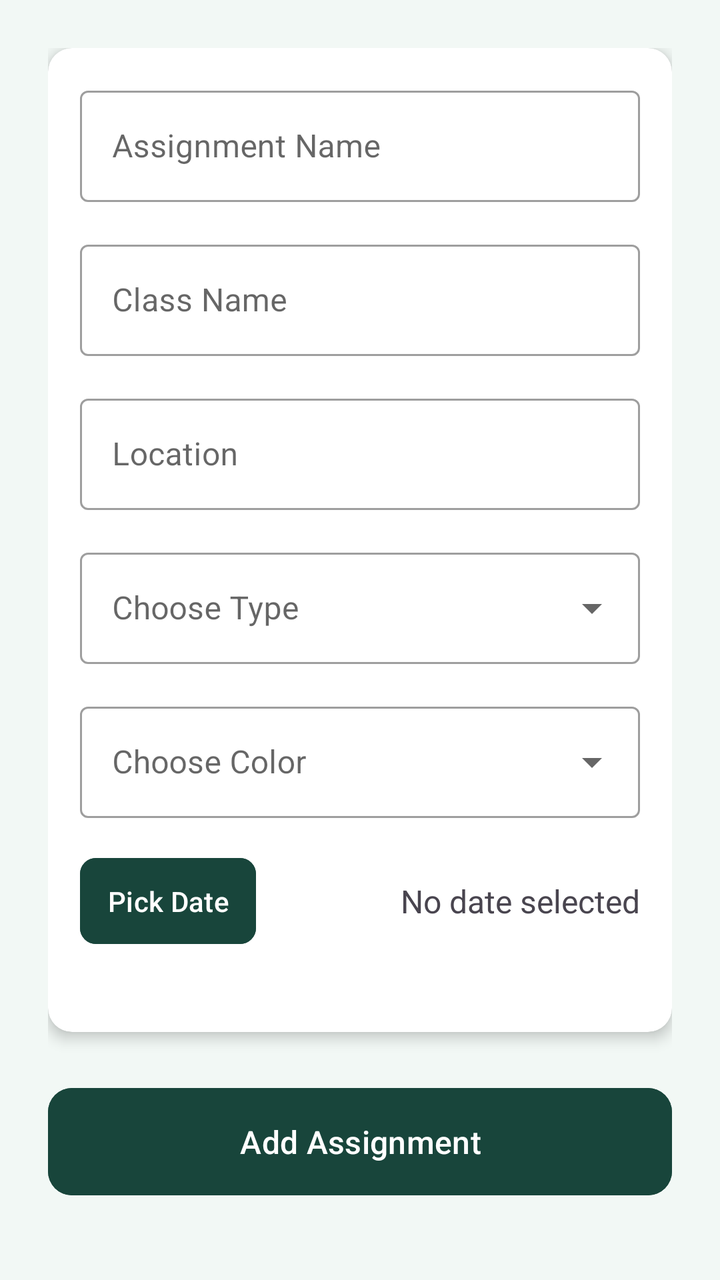
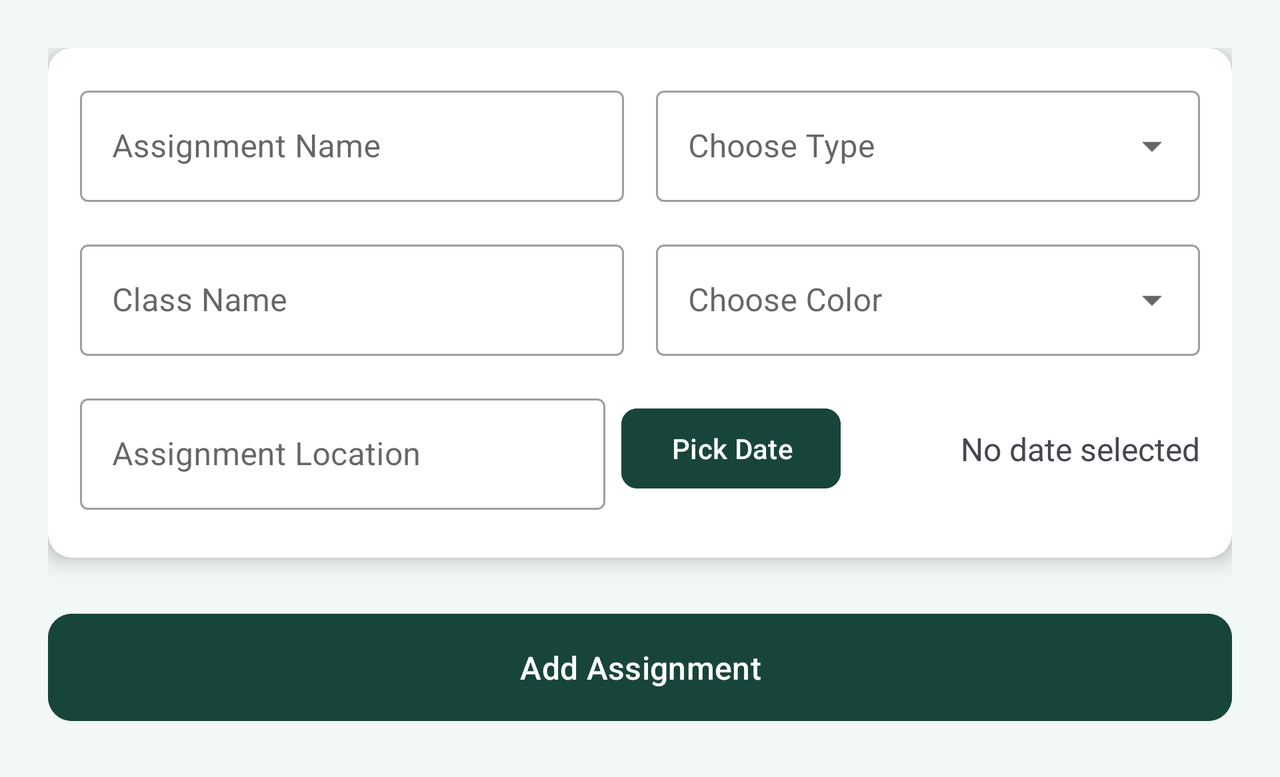

One screen, two layout resources from the same app: the default and the repository's alternative for another configuration. Each is rendered where Android would select it; the XML of both is given below.
<!-- AndroidManifest.xml: application theme Theme.CSE476Project -->
<!-- res/layout/fragment_assignment.xml -->
<?xml version="1.0" encoding="utf-8"?>
<ScrollView xmlns:android="http://schemas.android.com/apk/res/android"
    xmlns:app="http://schemas.android.com/apk/res-auto"
    android:id="@+id/fragment_assignment"
    android:layout_width="match_parent"
    android:layout_height="match_parent"
    android:background="@color/light_green_bg"
    android:padding="24dp">

    <LinearLayout
        android:layout_width="match_parent"
        android:layout_height="wrap_content"
        android:orientation="vertical">

        
        <androidx.cardview.widget.CardView
            android:id="@+id/formCard"
            android:layout_width="match_parent"
            android:layout_height="wrap_content"
            app:cardCornerRadius="12dp"
            app:cardElevation="4dp">

            <LinearLayout
                android:layout_width="match_parent"
                android:layout_height="wrap_content"
                android:orientation="vertical"
                android:padding="16dp">

                
                <com.google.android.material.textfield.TextInputLayout
                    android:id="@+id/tilAssignmentName"
                    android:layout_width="match_parent"
                    android:layout_height="wrap_content"
                    android:layout_marginBottom="16dp"
                    style="@style/Widget.MaterialComponents.TextInputLayout.OutlinedBox">

                    <com.google.android.material.textfield.TextInputEditText
                        android:id="@+id/etAssignmentName"
                        android:layout_width="match_parent"
                        android:layout_height="wrap_content"
                        android:hint="Assignment Name"
                        android:inputType="text"
                        android:maxLines="1" />
                </com.google.android.material.textfield.TextInputLayout>

                
                <com.google.android.material.textfield.TextInputLayout
                    android:id="@+id/tilAssignmentClass"
                    android:layout_width="match_parent"
                    android:layout_height="wrap_content"
                    android:layout_marginBottom="16dp"
                    style="@style/Widget.MaterialComponents.TextInputLayout.OutlinedBox">

                    <com.google.android.material.textfield.TextInputEditText
                        android:id="@+id/etAssignmentClass"
                        android:layout_width="match_parent"
                        android:layout_height="wrap_content"
                        android:hint="Class Name"
                        android:inputType="text"
                        android:maxLines="1" />
                </com.google.android.material.textfield.TextInputLayout>

                
                <com.google.android.material.textfield.TextInputLayout
                    android:id="@+id/tilAssignmentLocation"
                    android:layout_width="match_parent"
                    android:layout_height="wrap_content"
                    android:layout_marginBottom="16dp"
                    style="@style/Widget.MaterialComponents.TextInputLayout.OutlinedBox">

                    <com.google.android.material.textfield.TextInputEditText
                        android:id="@+id/etAssignmentLocation"
                        android:layout_width="match_parent"
                        android:layout_height="wrap_content"
                        android:hint="Location"
                        android:inputType="textPostalAddress"
                        android:maxLines="1" />
                </com.google.android.material.textfield.TextInputLayout>

                
                <com.google.android.material.textfield.TextInputLayout
                    android:id="@+id/tilAssignmentType"
                    android:layout_width="match_parent"
                    android:layout_height="wrap_content"
                    android:layout_marginBottom="16dp"
                    style="@style/Widget.MaterialComponents.TextInputLayout.OutlinedBox.ExposedDropdownMenu">

                    <AutoCompleteTextView
                        android:id="@+id/spinnerAssignmentType"
                        android:layout_width="match_parent"
                        android:layout_height="wrap_content"
                        android:hint="Choose Type"
                        android:inputType="none"
                        android:editable="false"
                        android:contentDescription="Assignment type selector"
                        android:importantForAccessibility="yes" />
                </com.google.android.material.textfield.TextInputLayout>

                
                <com.google.android.material.textfield.TextInputLayout
                    android:id="@+id/tilAssignmentColor"
                    android:layout_width="match_parent"
                    android:layout_height="wrap_content"
                    android:layout_marginBottom="16dp"
                    style="@style/Widget.MaterialComponents.TextInputLayout.OutlinedBox.ExposedDropdownMenu">

                    <AutoCompleteTextView
                        android:id="@+id/spinnerAssignmentColor"
                        android:layout_width="match_parent"
                        android:layout_height="wrap_content"
                        android:hint="Choose Color"
                        android:inputType="none"
                        android:editable="false"
                        android:contentDescription="Assignment color selector"
                        android:importantForAccessibility="yes" />
                </com.google.android.material.textfield.TextInputLayout>

                
                <LinearLayout
                    android:layout_width="match_parent"
                    android:layout_height="wrap_content"
                    android:orientation="horizontal"
                    android:gravity="center_vertical"
                    android:layout_marginBottom="24dp">

                    <com.google.android.material.button.MaterialButton
                        android:id="@+id/btnPickDate"
                        android:layout_width="wrap_content"
                        android:layout_height="wrap_content"
                        android:text="Pick Date"
                        android:textColor="@android:color/white"
                        app:cornerRadius="8dp"
                        android:backgroundTint="@color/dark_green"
                        android:padding="12dp" />

                    <TextView
                        android:id="@+id/tvSelectedDate"
                        android:layout_width="0dp"
                        android:layout_height="wrap_content"
                        android:layout_weight="1"
                        android:text="No date selected"
                        android:textAlignment="textEnd"
                        android:layout_marginStart="16dp"
                        android:textSize="16sp" />
                </LinearLayout>
            </LinearLayout>
        </androidx.cardview.widget.CardView>

        
        <com.google.android.material.button.MaterialButton
            android:id="@+id/btnAddAssignment"
            android:layout_width="match_parent"
            android:layout_height="wrap_content"
            android:text="Add Assignment"
            android:textColor="@android:color/white"
            android:backgroundTint="@color/dark_green"
            app:cornerRadius="12dp"
            android:padding="16dp"
            android:textSize="16sp"
            android:layout_marginTop="24dp" />
    </LinearLayout>
</ScrollView>
<!-- resources referenced by this layout -->
<resources>
  <color name="dark_green">#18453B</color>
  <color name="light_green_bg">#F2F8F5</color>
  <style name="Theme.CSE476Project" parent="Base.Theme.CSE476Project" />
  <style name="Base.Theme.CSE476Project" parent="Theme.Material3.DayNight.NoActionBar">
          
          
          <item name="colorPrimary">@color/green</item>
          <item name="colorPrimaryVariant">@color/green</item>
          <item name="colorOnPrimary">@color/white</item>
  
          <item name="colorSecondary">@color/accent_green</item>
          <item name="colorSecondaryVariant">@color/accent_green</item>
          <item name="colorOnSecondary">@color/black</item>
  
          <item name="android:colorBackground">@color/light_green_bg</item>
          <item name="colorSurface">@color/white</item>
          <item name="colorOnSurface">@color/black</item>
  
          <item name="colorControlHighlight">@color/accent_green</item>
  
          <item name="buttonStyle">@style/Widget.MaterialComponents.Button</item>
      </style>
  <color name="green">#18453B</color>
  <color name="white">#FFFFFFFF</color>
  <color name="accent_green">#A8BDA3</color>
  <color name="black">#FF000000</color>
</resources>
<!-- res/layout-land/fragment_assignment.xml (the repository's variant of the layout above) -->
<!-- drawn on the phone turned sideways -->
<?xml version="1.0" encoding="utf-8"?>
<androidx.core.widget.NestedScrollView
    xmlns:android="http://schemas.android.com/apk/res/android"
    xmlns:app="http://schemas.android.com/apk/res-auto"
    android:layout_width="match_parent"
    android:layout_height="match_parent"
    android:background="@color/light_green_bg"
    android:padding="24dp"
    android:fillViewport="true">

    <androidx.constraintlayout.widget.ConstraintLayout
        android:layout_width="match_parent"
        android:layout_height="wrap_content">

        
        <androidx.cardview.widget.CardView
            android:id="@+id/formCard"
            android:layout_width="0dp"
            android:layout_height="wrap_content"
            app:cardCornerRadius="12dp"
            app:cardElevation="6dp"
            app:layout_constraintTop_toTopOf="parent"
            app:layout_constraintStart_toStartOf="parent"
            app:layout_constraintEnd_toEndOf="parent">

            <LinearLayout
                android:layout_width="match_parent"
                android:layout_height="wrap_content"
                android:orientation="vertical"
                android:padding="16dp"
                android:gravity="center_horizontal">

                
                <LinearLayout
                    android:layout_width="match_parent"
                    android:layout_height="wrap_content"
                    android:orientation="horizontal"
                    android:layout_marginBottom="16dp">

                    <com.google.android.material.textfield.TextInputLayout
                        android:layout_width="0dp"
                        android:layout_weight="1"
                        android:layout_height="wrap_content"
                        android:layout_marginEnd="8dp"
                        style="@style/Widget.MaterialComponents.TextInputLayout.OutlinedBox"
                        android:hint="Assignment Name">

                        <com.google.android.material.textfield.TextInputEditText
                            android:id="@+id/etAssignmentName"
                            android:layout_width="match_parent"
                            android:layout_height="wrap_content"
                            android:inputType="text"
                            android:maxLines="1" />
                    </com.google.android.material.textfield.TextInputLayout>

                    <com.google.android.material.textfield.TextInputLayout
                        android:layout_width="0dp"
                        android:layout_weight="1"
                        android:layout_height="wrap_content"
                        android:layout_marginStart="8dp"
                        style="@style/Widget.MaterialComponents.TextInputLayout.OutlinedBox.ExposedDropdownMenu"
                        android:hint="Choose Type">

                        <AutoCompleteTextView
                            android:id="@+id/spinnerAssignmentType"
                            android:layout_width="match_parent"
                            android:layout_height="wrap_content"
                            android:inputType="none"
                            android:editable="false" />
                    </com.google.android.material.textfield.TextInputLayout>
                </LinearLayout>

                
                <LinearLayout
                    android:layout_width="match_parent"
                    android:layout_height="wrap_content"
                    android:orientation="horizontal"
                    android:layout_marginBottom="16dp">

                    <com.google.android.material.textfield.TextInputLayout
                        android:layout_width="0dp"
                        android:layout_weight="1"
                        android:layout_height="wrap_content"
                        android:layout_marginEnd="8dp"
                        style="@style/Widget.MaterialComponents.TextInputLayout.OutlinedBox"
                        android:hint="Class Name">

                        <com.google.android.material.textfield.TextInputEditText
                            android:id="@+id/etAssignmentClass"
                            android:layout_width="match_parent"
                            android:layout_height="wrap_content"
                            android:inputType="text"
                            android:maxLines="1" />
                    </com.google.android.material.textfield.TextInputLayout>

                    <com.google.android.material.textfield.TextInputLayout
                        android:layout_width="0dp"
                        android:layout_weight="1"
                        android:layout_height="wrap_content"
                        android:layout_marginStart="8dp"
                        style="@style/Widget.MaterialComponents.TextInputLayout.OutlinedBox.ExposedDropdownMenu"
                        android:hint="Choose Color">

                        <AutoCompleteTextView
                            android:id="@+id/spinnerAssignmentColor"
                            android:layout_width="match_parent"
                            android:layout_height="wrap_content"
                            android:inputType="none"
                            android:editable="false" />
                    </com.google.android.material.textfield.TextInputLayout>
                </LinearLayout>

                
                <LinearLayout
                    android:layout_width="match_parent"
                    android:layout_height="wrap_content"
                    android:orientation="horizontal"
                    android:gravity="center_vertical"
                    android:layout_marginBottom="8dp">

                    <com.google.android.material.textfield.TextInputLayout
                        style="@style/Widget.MaterialComponents.TextInputLayout.OutlinedBox"
                        android:layout_width="0dp"
                        android:layout_height="wrap_content"
                        android:layout_marginEnd="8dp"
                        android:layout_weight="1.55"
                        android:hint="Assignment Location">

                        <com.google.android.material.textfield.TextInputEditText
                            android:id="@+id/etAssignmentLocation"
                            android:layout_width="match_parent"
                            android:layout_height="wrap_content"
                            android:inputType="textPostalAddress"
                            android:maxLines="1" />
                    </com.google.android.material.textfield.TextInputLayout>

                    <com.google.android.material.button.MaterialButton
                        android:id="@+id/btnPickDate"
                        android:layout_width="wrap_content"
                        android:layout_height="wrap_content"
                        android:backgroundTint="@color/dark_green"
                        android:paddingLeft="25dp"
                        android:text="Pick Date"
                        android:textColor="@android:color/white"
                        app:cornerRadius="8dp" />

                    <TextView
                        android:id="@+id/tvSelectedDate"
                        android:layout_width="0dp"
                        android:layout_height="wrap_content"
                        android:layout_marginStart="10dp"
                        android:layout_weight="1"
                        android:text="No date selected"
                        android:textAlignment="textEnd"
                        android:textSize="16sp" />
                </LinearLayout>
            </LinearLayout>
        </androidx.cardview.widget.CardView>

        
        <com.google.android.material.button.MaterialButton
            android:id="@+id/btnAddAssignment"
            android:layout_width="match_parent"
            android:layout_height="wrap_content"
            android:text="Add Assignment"
            android:textColor="@android:color/white"
            android:backgroundTint="@color/dark_green"
            app:cornerRadius="12dp"
            android:padding="16dp"
            android:textSize="16sp"
            android:layout_marginTop="24dp"
            app:layout_constraintTop_toBottomOf="@id/formCard"
            app:layout_constraintStart_toStartOf="parent"
            app:layout_constraintEnd_toEndOf="parent" />
    </androidx.constraintlayout.widget.ConstraintLayout>
</androidx.core.widget.NestedScrollView>
